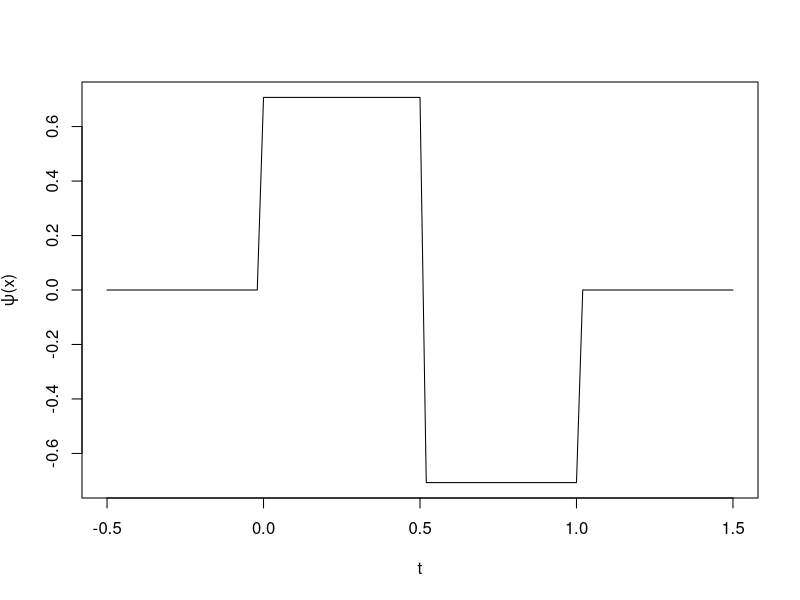

Generate this figure with R: (Note: this script raises an error after producing the figure.)
## ---- chunk 1
h_1_0 = function(t){
    if ((t >= 0) & (t <= 1/2)){return(1/sqrt(2))}
    else if ((t >= 1/2) & (t <= 1)){return(-1/sqrt(2))}
    else{return(0)}
}
h = function(t,n,k){return(2^((n-1)/2) * h_1_0((2^(n-1)) * t - k))}
Vh <- Vectorize(h, "t")
curve( Vh(t = x, n = 1, k = 0), from = -0.5, to = 1.5, ylab=expression(paste(psi, "(x)")), xlab="t")
## ---- chunk 2
knitr::include_graphics("images/multiscale_Transform.png")
## ---- chunk 3
knitr::include_graphics("images/multiscale_Multiscaleanalysis.png")
## ---- chunk 4
knitr::include_graphics("images/multiscale_Orthogonalcomplement.png")
## ---- chunk 5
knitr::include_graphics("images/multiscale_Twoscale.png")
